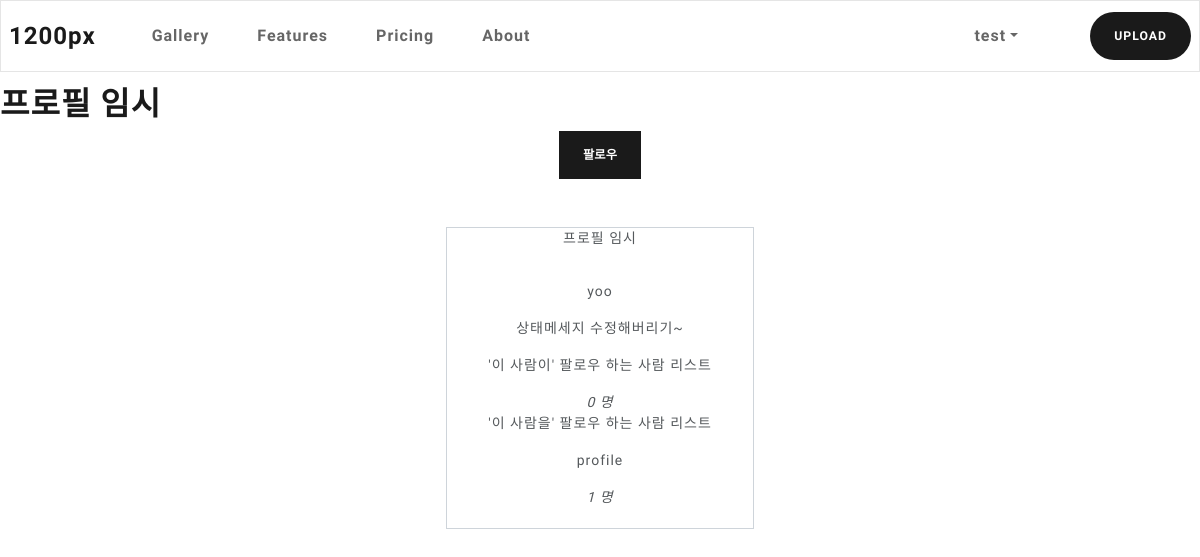
Page /user/yoo/ (signed in) on the committed database.
### users/models.py (models this page shows, shortened)
class User(AbstractBaseUser):
    email = models.EmailField(verbose_name='email',
                              max_length=255, unique=True)
    username = models.CharField(
        verbose_name='username', max_length=20, unique=True)
    date_joined = models.DateField(default=timezone.now)
    last_login = models.DateField(auto_now=True)
    following = models.ManyToManyField('self', symmetrical=False, related_name='followers')
    is_admin = models.BooleanField(default=False)
    is_active = models.BooleanField(default=True)
    objects = CustomUserManager()
    USERNAME_FIELD = 'email'
    REQUIRED_FIELDS = ['username', ]
    def __str__(self):
        return self.username
    def total_following(self):
        return self.following.count()
    def total_followers(self):
        return self.followers.count()

class Profile(models.Model):
    user = models.OneToOneField(User, on_delete=models.CASCADE)
    profile_image = models.ImageField(
        blank=True, null=True, default='profile/default_profile.jpg', upload_to=user_directory_path)
    state_message = models.CharField(max_length=100, blank=True)
    intro = models.TextField(blank=True)

### users/views.py (the view)
# urls.py: path('<str:username>/',views.ProfileView.as_view(), name='profile'),
class ProfileView(DetailView):
    model = Profile
    template_name = "profile.html"
    def get_object(self):
        return get_object_or_404(Profile, user__username=self.kwargs['username'])
    def get_context_data(self, *args, **kwargs):
        object = self.get_object()
        context = super().get_context_data(*args, **kwargs)
        total_followers = object.user.total_followers()
        total_following = object.user.total_following()
        is_follow = True if self.request.user.following.filter(id = object.user.id).exists() else False
        context['total_followers'] = total_followers
        context['total_following'] = total_following
        context['is_follow'] = is_follow
        return context

### users/templates/profile.html (shortened to what this page needs)
{% extends "base.html" %}
{% block contents %}
<h1>프로필 임시</h1>
{% if request.user.is_authenticated and request.user != object.user %}
<div class="text-center">
    {% if is_follow %}
    <form method="POST" action="{% url 'follow' %}">
        {% csrf_token %}
        <input type="hidden" name='follow_to' , value="{{ object.user }}">
        <button type="submit" class="btn btn-primary">언팔로우</button>
    </form>
    {% else %}
    <form method="POST" action="{% url 'follow' %}">
        <button type="submit" class="btn btn-primary">팔로우</button>
    </form>
    {% endif %}
<div>
{% endif%}
        <div class="row justify-content-md-center mt-5">
            <div class="card border-secondary col-md-3">
                <div class="card-title">
                    프로필 임시
                </div>
                <div class="card-body">
                    <p> {{ object.user }} </p>
                    <p> {{ object.state_message }}</p>
                    <p> '이 사람이' 팔로우 하는 사람 리스트 </p>
                    <i>{{ total_following }} 명</i>
                    <br>
                    <p> '이 사람을' 팔로우 하는 사람 리스트 </p>
                    {% for follower in object.user.followers.all %}
                    <p> {{ follower }}</p>
                    {% endfor%}
                    <i>{{ total_followers }} 명</i>
                </div>
            </div>
        </div>
        {% endblock %}

### templates/base.html (shortened to what this page needs)
<html>
<head>
  <link rel="stylesheet" href="/static/bootstrap.min.css" />
</head>
<body>
  <nav class="navbar navbar-expand-lg navbar-light bg-light fixed-top">
    <a class="navbar-brand" href="#">1200px</a>
    <div class="collapse navbar-collapse" id="navbarColor03">
      <ul class="navbar-nav mr-auto ml-3">
        <li class="nav-item">
          <a class="nav-link" href="/gallery">Gallery
          </a>
        </li>
        <li class="nav-item">
          <a class="nav-link" href="#">Features</a>
        </li>
        <li class="nav-item">
          <a class="nav-link" href="#">Pricing</a>
        </li>
        <li class="nav-item">
          <a class="nav-link" href="#">About</a>
        </li>
      </ul>
      <ul class='navbar-nav ml-3'>
        {%if user.is_authenticated %}
        <li class="nav-item dropdown">
          <a class="nav-link dropdown-toggle" data-toggle="dropdown" href="#" role="button" aria-haspopup="true"
            aria-expanded="false">{{ user.username }}</a>
        <li class="nav-item ml-auto mr-auto">
          <a class="btn btn-primary rounded-pill" href="/gallery/upload"> UPLOAD </a>
        </li>
        </li>
        {% endif %}
      </ul>
    </div>
  </nav>
  <div class='mt-6'>
    {% block contents %}
    {% endblock %}
  </div>
</body>
</html>

### rows in the picture
User: username "test"
Profile: user "yoo", state_message "상태메세지 수정해버리기~"
User: username "profile"

### other values in the picture
{{ total_following }} "0"
{{ total_followers }} "1"
